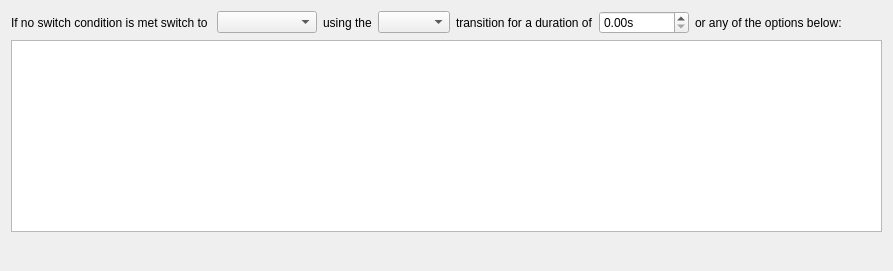
     <widget class="QWidget" name="randomTab">
      <attribute name="title">
       <string notr="true">Random</string>
      </attribute>
      <layout class="QVBoxLayout" name="verticalLayout_8">
       <item>
        <layout class="QHBoxLayout" name="horizontalLayout_2">
         <item>
          <widget class="QLabel" name="label_42">
           <property name="text">
            <string>If no switch condition is met switch to </string>
           </property>
          </widget>
         </item>
         <item>
          <widget class="QComboBox" name="randomScenes">
           <property name="sizePolicy">
            <sizepolicy hsizetype="Maximum" vsizetype="Fixed">
             <horstretch>0</horstretch>
             <verstretch>0</verstretch>
            </sizepolicy>
           </property>
           <property name="minimumSize">
            <size>
             <width>100</width>
             <height>0</height>
            </size>
           </property>
          </widget>
         </item>
         <item>
          <widget class="QLabel" name="label_43">
           <property name="text">
            <string>using the</string>
           </property>
          </widget>
         </item>
         <item>
          <widget class="QComboBox" name="randomTransitions"/>
         </item>
         <item>
          <widget class="QLabel" name="label_41">
           <property name="text">
            <string>transition for a duration of</string>
           </property>
          </widget>
         </item>
         <item>
          <widget class="QDoubleSpinBox" name="randomSpinBox">
           <property name="suffix">
            <string>s</string>
           </property>
           <property name="maximum">
            <double>999999999.990000009536743</double>
           </property>
          </widget>
         </item>
         <item>
          <widget class="QLabel" name="label_14">
           <property name="text">
            <string>or any of the options below:</string>
           </property>
          </widget>
         </item>
         <item>
          <spacer name="horizontalSpacer_36">
           <property name="orientation">
            <enum>Qt::Horizontal</enum>
           </property>
           <property name="sizeHint" stdset="0">
            <size>
             <width>40</width>
             <height>20</height>
            </size>
           </property>
          </spacer>
         </item>
        </layout>
       </item>
       <item>
        <widget class="QListWidget" name="randomScenesList">
         <property name="sizePolicy">
          <sizepolicy hsizetype="Expanding" vsizetype="Expanding">
           <horstretch>0</horstretch>
           <verstretch>0</verstretch>
          </sizepolicy>
         </property>
         <property name="sortingEnabled">
          <bool>true</bool>
         </property>
        </widget>
       </item>
       <item>
        <layout class="QHBoxLayout" name="horizontalLayout_3">
         <item>
          <widget class="QPushButton" name="randomAdd">
           <property name="maximumSize">
            <size>
             <width>22</width>
             <height>22</height>
            </size>
           </property>
           <property name="flat">
            <bool>true</bool>
           </property>
           <property name="themeID" stdset="0">
            <string notr="true">addIconSmall</string>
           </property>
          </widget>
         </item>
         <item>
          <widget class="QPushButton" name="randomRemove">
           <property name="maximumSize">
            <size>
             <width>22</width>
             <height>22</height>
            </size>
           </property>
           <property name="flat">
            <bool>true</bool>
           </property>
           <property name="themeID" stdset="0">
            <string notr="true">removeIconSmall</string>
           </property>
          </widget>
         </item>
         <item>
          <spacer name="horizontalSpacer_37">
           <property name="orientation">
            <enum>Qt::Horizontal</enum>
           </property>
           <property name="sizeHint" stdset="0">
            <size>
             <width>40</width>
             <height>20</height>
            </size>
           </property>
          </spacer>
         </item>
        </layout>
       </item>
      </layout>
     </widget>
